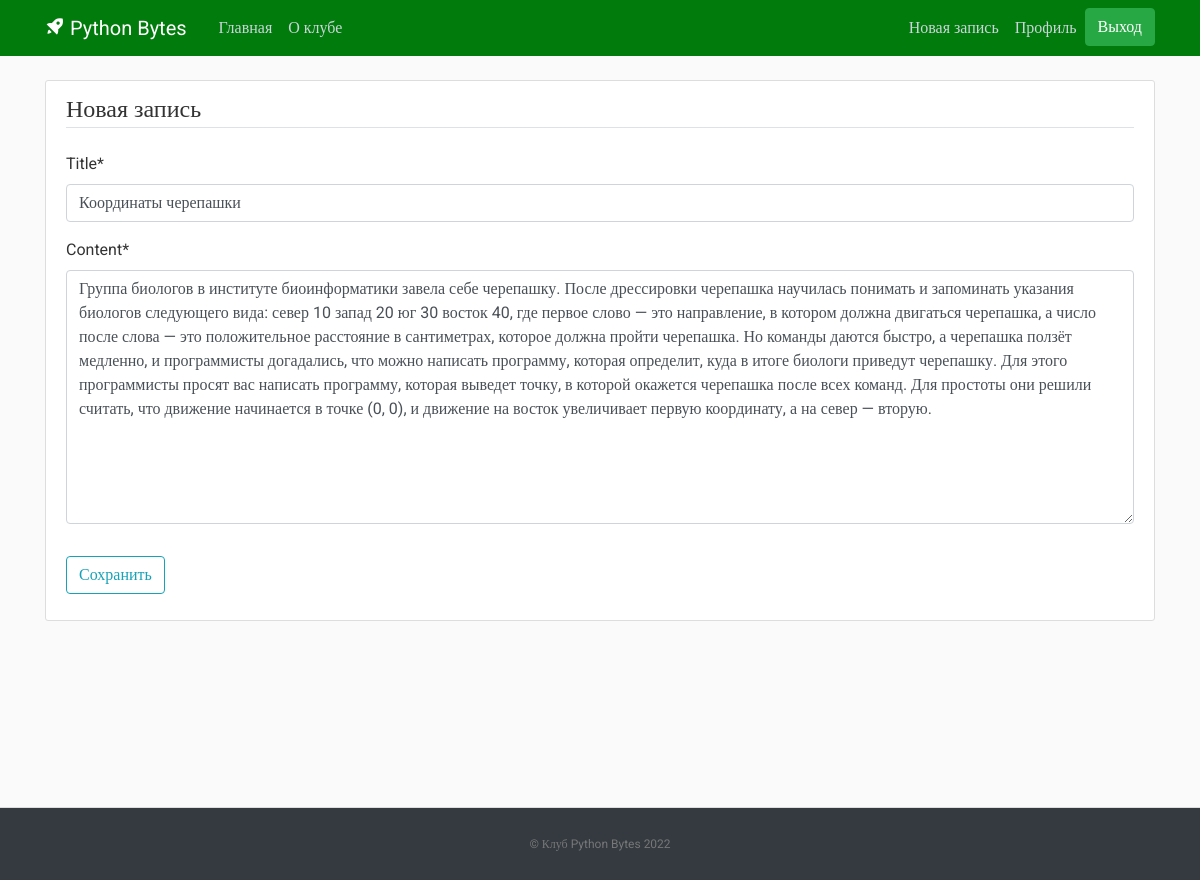
Page /post/6/update/ (signed in) on the committed database.
### blog/models.py (models this page shows, shortened)
class Post(models.Model):
    title = models.CharField(max_length=100)
    content = models.TextField()
    date_posted = models.DateTimeField(default=timezone.now)
    author = models.ForeignKey(User, on_delete=models.CASCADE)

### blog/views.py (the view, shortened to what this page needs)
# urls.py: path('post/<int:pk>/update/', PostUpdateView.as_view(), name='post-update'),
class PostUpdateView(LoginRequiredMixin, UserPassesTestMixin, UpdateView):
    model = Post
    fields = ['title', 'content']
    def test_func(self):
        post = self.get_object()
        if self.request.user == post.author:
            return True
        return False

### blog/templates/blog/post_form.html (shortened to what this page needs)
{% extends "blog/base.html" %}
{% load crispy_forms_tags %}
{% block content %}
    <div class="content-section">
        <form method="POST">
            <fieldset class="form-group">
                <legend class="border-bottom mb-4">Новая запись</legend>
                {{ form|crispy }}
            </fieldset>
            <div class="form-group">
                <button class="btn btn-outline-info" type="submit">Сохранить</button>
            </div>
        </form>
    </div>
{% endblock content %}

### blog/static/blog/main.css (style rules this page uses)
body, html { height:100%; width: 100%; }
body { margin:0; padding:0; background: #fafafa; color: #333333; margin-top: 5rem; font-family:Roboto; }
.content-section { background: #ffffff; padding: 10px 20px; border: 1px solid #dddddd; border-radius: 3px; margin-bottom: 20px; }

### rows in the picture
Post: title "Координаты черепашки", content "Группа биологов в институте биоинформатики завела себе черепашку. После дрессировки черепашка научилась понимать и запоминать указания биологов следующего вида: север 10 запад 20 юг 30 восток 40, где первое слово — это направление, в котором должна двигаться черепашка, а число после слова — это положительное расстояние в сантиметрах, которое должна пройти черепашка. Но команды даются быстро, а черепашка ползёт медленно, и программисты догадались, что можно написать программу, которая определит, куда в итоге биологи приведут черепашку. Для этого программисты просят вас написать программу, которая выведет точку, в которой окажется черепашка после всех команд. Для простоты они решили считать,…"
